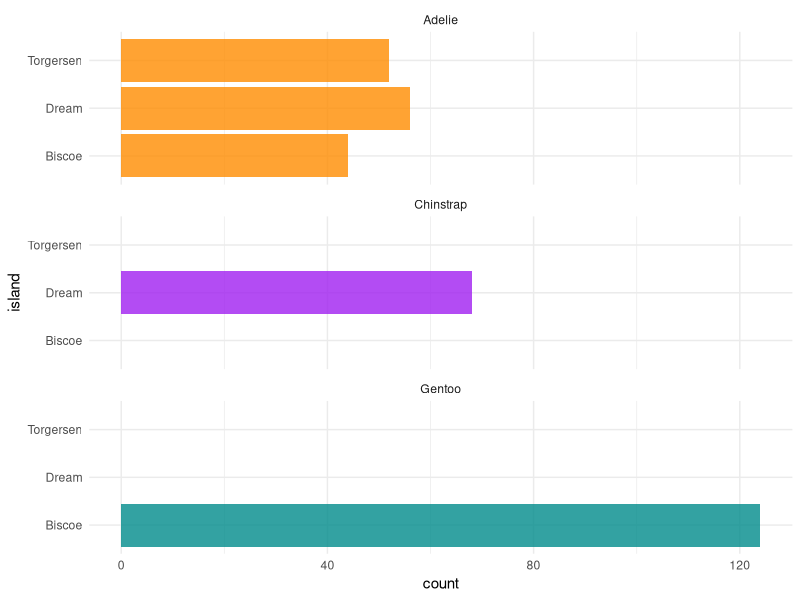
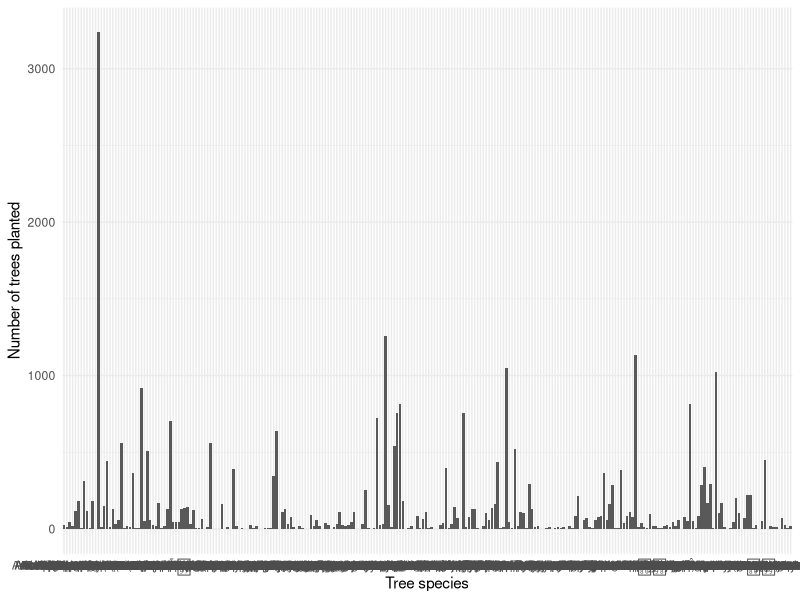

Generate these figures, in order, with R:
## ---- chunk 1
#| include: false
#| warning: false
#| message: false

library(tidyverse)
library(palmerpenguins)
## ---- chunk 2
#| label: fig-bills
#| fig-cap: Bills of penguins
#| echo: false

ggplot(penguins, aes(x = island, fill = species)) +
  geom_bar(alpha = 0.8) +
  scale_fill_manual(values = c("darkorange","purple","cyan4"),
                    guide = "none") +
  theme_minimal() +
  facet_wrap(~species, ncol = 1) +
  coord_flip()
## ---- chunk 3
#| label: fig-planes
#| fig-cap: Relationship between wing length and width
#| echo: false
#| warning: false
#| message: false

analysis_data <- read_csv(here::here("data/analysis_data/analysis_data.csv"))

analysis_data |> 
  ggplot(mapping = aes(x = botanical_name)) +
  geom_bar() +
  theme_minimal() +
  labs(x = "Tree species",
       y = "Number of trees planted")
